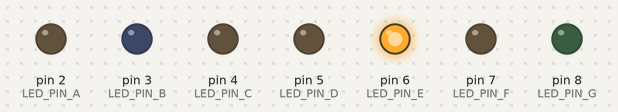
The sketch below on a simulated Arduino Uno, built with avr-gcc and run on an emulated ATmega328P. Shown: output pins drawn as LEDs (lit = HIGH).

Above: at 0.5 s.
At 1.5 s:
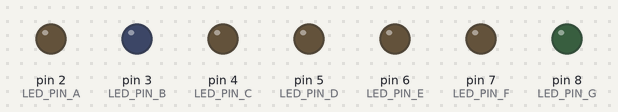
At 3.5 s:
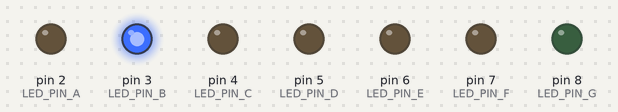
At 6.5 s:
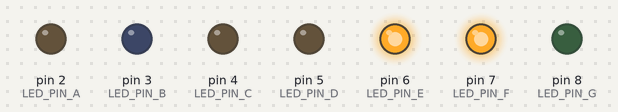
At 9.5 s:
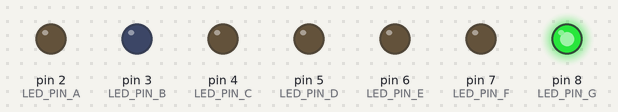
At 12.5 s:
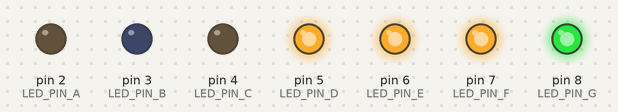
Timing chart, 0 to 13.0 s (numbered marks = the images above):
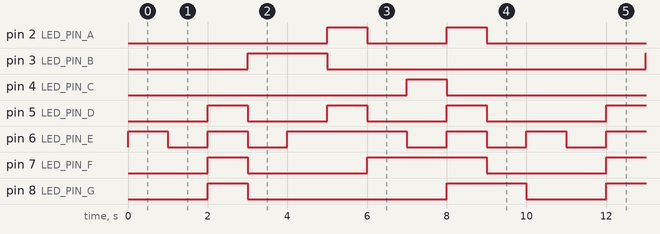

Measured:
- by itself, pin 2 (LED_PIN_A): repeats every 10.0 s: LOW 2.0 s, HIGH 1.0 s, LOW 6.0 s, HIGH 1.0 s
- by itself, pin 3 (LED_PIN_B): alternates HIGH for 2.0 s and LOW for 8.0 s
- by itself, pin 4 (LED_PIN_C): alternates HIGH for 1.0 s and LOW for 9.0 s
- by itself, pin 5 (LED_PIN_D): repeats every 10.0 s: 2 × (LOW 2.0 s, HIGH 1.0 s), LOW 3.0 s, HIGH 1.0 s
- by itself, pin 6 (LED_PIN_E): repeats every 10.0 s: HIGH 1.0 s, LOW 1.0 s, HIGH 3.0 s, 2 × (LOW 1.0 s, HIGH 1.0 s), LOW 1.0 s
- by itself, pin 7 (LED_PIN_F): repeats every 10.0 s: LOW 3.0 s, HIGH 3.0 s, LOW 3.0 s, HIGH 1.0 s
- by itself, pin 8 (LED_PIN_G): repeats every 10.0 s: LOW 5.0 s, HIGH 2.0 s, LOW 2.0 s, HIGH 1.0 s

The sketch:

7_segment_display.ino
```cpp
const int LED_PIN_A = 2, LED_PIN_B = 3, LED_PIN_C = 4, LED_PIN_D = 5, LED_PIN_E = 6, LED_PIN_F = 7, LED_PIN_G = 8;

const int ZERO_PINS[] = {LED_PIN_A, LED_PIN_B, LED_PIN_C, LED_PIN_D, LED_PIN_E, LED_PIN_F};
const int ONE_PINS[] = {LED_PIN_B, LED_PIN_C};
const int TWO_PINS[] = {LED_PIN_A, LED_PIN_B, LED_PIN_G, LED_PIN_E, LED_PIN_D};
const int THREE_PINS[] = {LED_PIN_A, LED_PIN_B, LED_PIN_G, LED_PIN_C, LED_PIN_D};
const int FOUR_PINS[] = {LED_PIN_F, LED_PIN_G, LED_PIN_B, LED_PIN_C};
const int FIVE_PINS[] = {LED_PIN_A, LED_PIN_F, LED_PIN_G, LED_PIN_C, LED_PIN_D};
const int SIX_PINS[] = {LED_PIN_A, LED_PIN_F, LED_PIN_E, LED_PIN_D, LED_PIN_C, LED_PIN_G};
const int SEVEN_PINS[] = {LED_PIN_A, LED_PIN_B, LED_PIN_C};
const int EIGHT_PINS[] = {LED_PIN_A, LED_PIN_B, LED_PIN_C, LED_PIN_D, LED_PIN_E, LED_PIN_F, LED_PIN_G};
const int NINE_PINS[] = {LED_PIN_A, LED_PIN_B, LED_PIN_C, LED_PIN_D, LED_PIN_F, LED_PIN_G};

void setup() {
  pinMode(LED_PIN_A, OUTPUT);
  pinMode(LED_PIN_B, OUTPUT);
  pinMode(LED_PIN_C, OUTPUT);
  pinMode(LED_PIN_D, OUTPUT);
  pinMode(LED_PIN_E, OUTPUT);
  pinMode(LED_PIN_F, OUTPUT);
  pinMode(LED_PIN_G, OUTPUT);

  turnOffAllPins();
}

void loop() {
  for (int digit = 9; digit >= 0; digit--) {
    displayDigit(digit);
    delay(1000);
    turnOffAllPins();
  }
}

void loading() {
  for (int i = 0; i < 6; i++) {
    digitalWrite(ZERO_PINS[i], LOW);
    delay(500);
    digitalWrite(ZERO_PINS[i], HIGH);
  }
}

void displayDigit(int digit) {
  const int* pins;
  int count;

  switch(digit) {
    case 0:
      pins = ZERO_PINS;
      count = 6;
      break;
    case 1:
      pins = ONE_PINS;
      count = 2;
      break;
    case 2:
      pins =  TWO_PINS;
      count = 5;
      break;
    case 3:
      pins = THREE_PINS;
      count = 5;
      break;
    case 4:
      pins = FOUR_PINS;
      count = 4;
      break;
    case 5:
      pins = FIVE_PINS;
      count = 5;
      break;
    case 6:
      pins = SIX_PINS;
      count = 6;
      break;
    case 7:
      pins = SEVEN_PINS;
      count = 3;
      break;
    case 8:
      pins = EIGHT_PINS;
      count = 7;
      break;
    case 9:
      pins = NINE_PINS;
      count = 6;
      break;
    default:
      return;
  }

  for (int pin = 0; pin < count; pin++) {
    digitalWrite(pins[pin], LOW);
  }
}

void turnOffAllPins() {
  // HIGH is off
  for (int i = 0; i < 7; i++) {
    digitalWrite(EIGHT_PINS[i], HIGH);
  }
}
```
